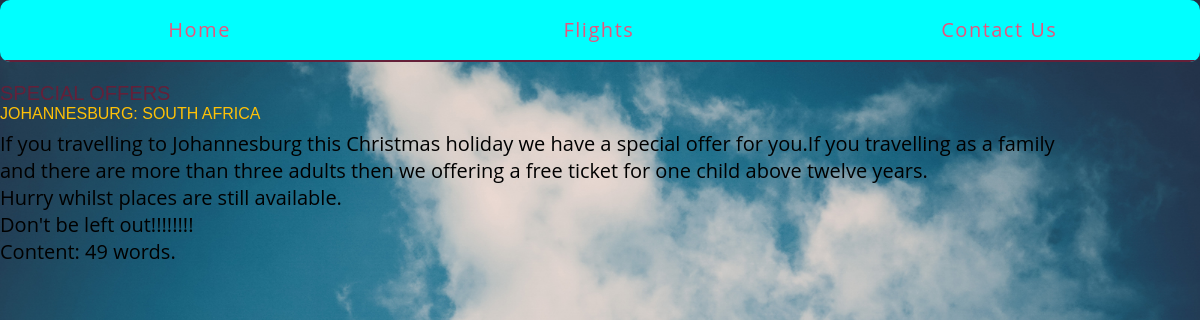
Page /bookings/2/5/ on the committed database.
### bookings/models.py (models this page shows, shortened)
class Step(models.Model):
	title = models.CharField(max_length=255)
	description = models.TextField()
	content = models.TextField(blank=True, default='')
	order = models.IntegerField(default=0)
	booking = models.ForeignKey(Booking)
	class Meta:
		ordering = ['order',]

### bookings/views.py (the view)
# urls.py: url(r'(?P<booking_pk>\d+)/(?P<step_pk>\d+)/$', views.step_detail, name='step'),
def step_detail(request, booking_pk, step_pk):
	step = get_object_or_404(models.Step,booking_id=booking_pk, pk=step_pk)
	return render (request, 'bookings/step_detail.html', {'step': step})

### bookings/templates/bookings/step_detail.html (shortened to what this page needs)
{% extends "layout.html" %}
{% block content %}
<article>
	<h2><a href="{% url 'bookings:detail' pk=step.booking.pk %}">{{ step.booking.title }}</a></h2>
	<h3>{{ step.title }}</h3>
	{% with con=step.content %}
		{{ con|linebreaks }} Content: {{ con|wordcount }} words.
	{% endwith %}
</article>
{% endblock %}

### assets/css/layout.css (style rules this page uses)
html { box-sizing: border-box; }
*, *::after, *::before { box-sizing: inherit; }
article h2 a, article h3 a { color: #642039; text-decoration: none; }

### assets/css/style.css (style rules this page uses)
html,body,div,span,applet,object,iframe,h1,h2,h3,h4,h5,h6,p,blockquote,pre,a,abbr,acronym,address,big,cite,code,del,dfn,em,img,ins,kbd,q,s,samp,small,strike,strong,sub,sup,tt,var,b,u,i,dl,dt,dd,ol,nav ul,nav li,fieldset,form,label,legend,table,caption,tbody,tfoot,thead,tr,th,td,article,aside,canvas,details,embed,figure,figcaption,footer,header,hgroup,menu,nav,output,ruby,section,summary,time,mark,audio,video { margin:0;padding:0;border:0;font-size:100%;font:inherit;vertical-align:baseline; }
article, aside, details, figcaption, figure,footer, header, hgroup, menu, nav, section { display: block; }
a { text-decoration:none; }
body { background:url('../images/1.jpg') no-repeat 0px 0px; background-size: cover; font-family: 'Open Sans', sans-serif; background-attachment: fixed; background-position: center; }
h1,h2,h3,h4,h5,h6 { font-family: 'Montserrat', sans-serif; }
h3 { font-size: 16px; color:#FFC107; margin-bottom: 7px; }

### rows in the picture
Step: title "JOHANNESBURG: SOUTH AFRICA", content "If you travelling to Johannesburg this Christmas holiday we have a special offer for you.If you travelling as a family and there are more than three adults then we offering a free ticket for one child above twelve years. Hurry whilst places are still available. Don't be left out!!!!!!!!", content "49"
